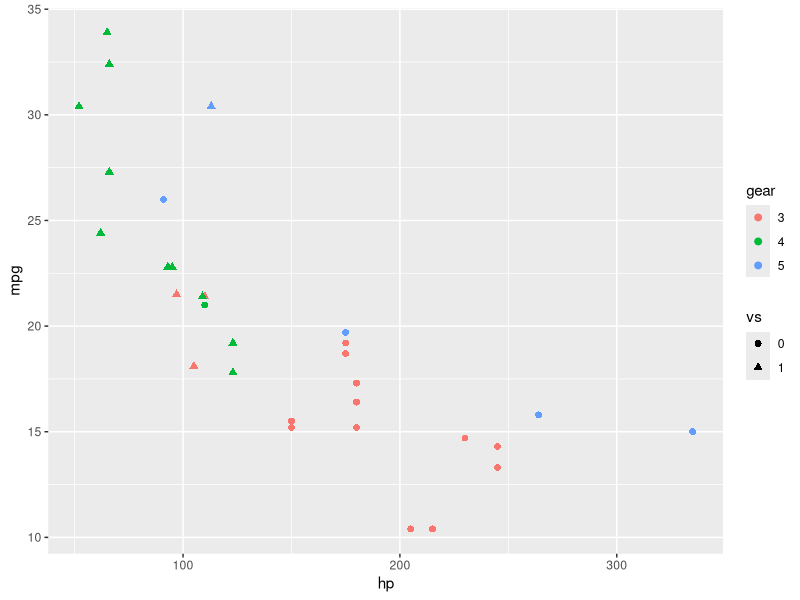
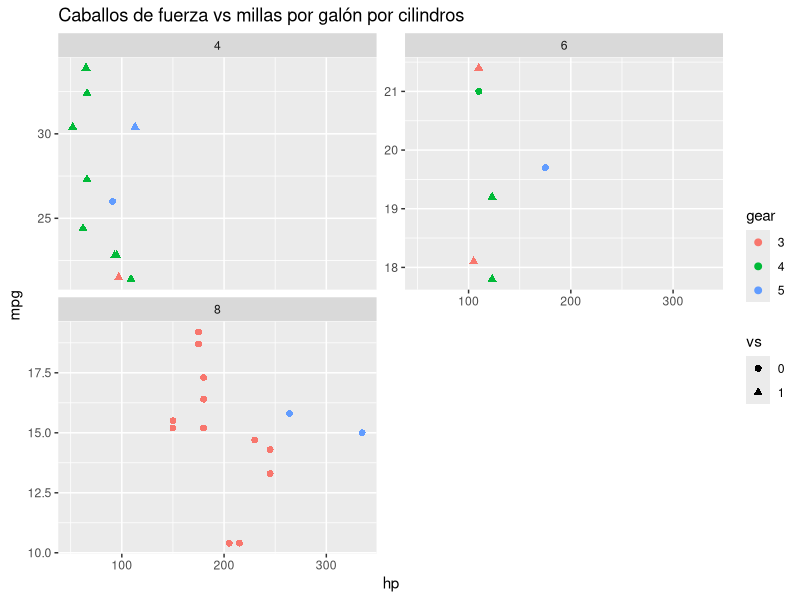

R code for these plots, in order:
## Añadir facets a los gráficos 

library(tidyverse)

datos <- mtcars

datos <- datos %>% 
  mutate_at(vars(c("cyl", "vs", "am", "gear", "carb")), factor) 

glimpse(datos)

## Gráfico Inicial

graf_ejemplo <- datos %>% 
  ggplot(aes(x = hp, y = mpg, col = gear, shape = vs)) + 
  geom_point(size = 2)

graf_ejemplo

## Añadir Facets

graf_ejemplo +
  facet_wrap(~ cyl, nrow = 2, scales = "free_y") + 
  labs(title = "Caballos de fuerza vs millas por galón por cilindros")
